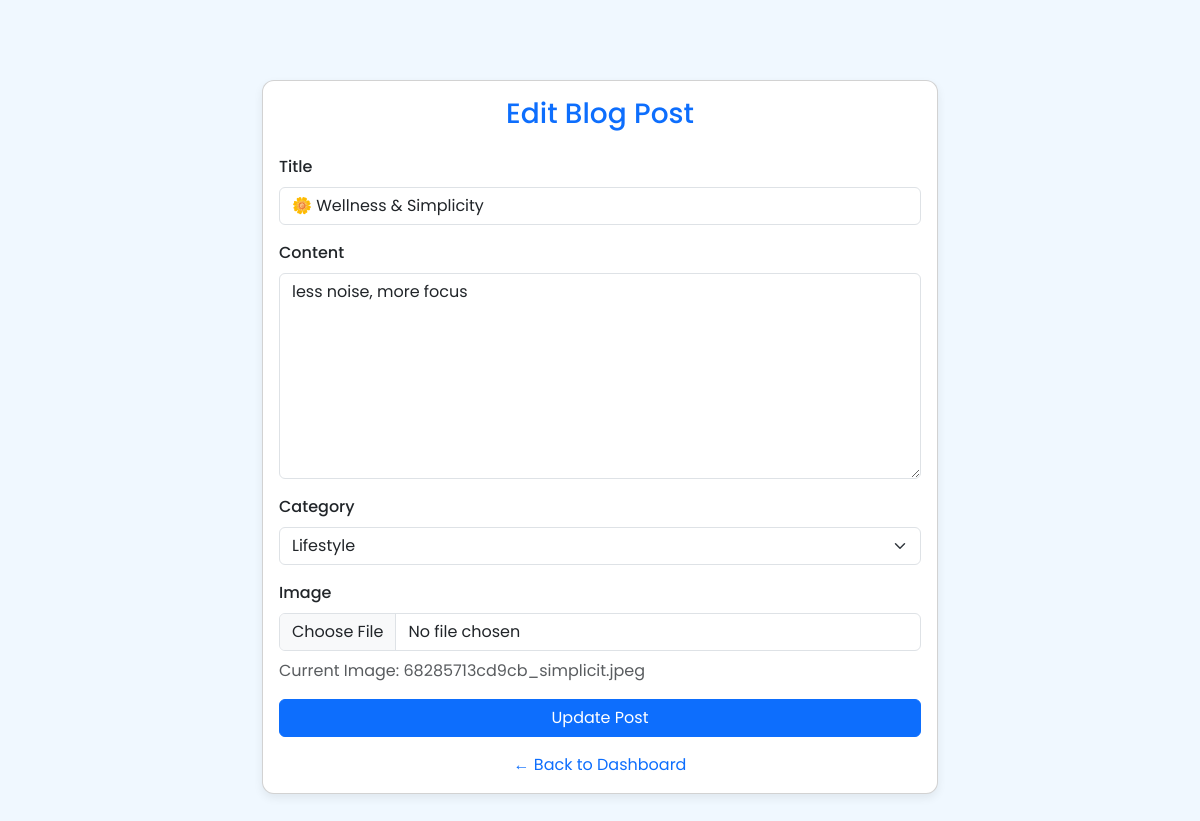
The app's page /edit_post.php?id=25 (signed in) with its own data.
### tables this page shows
CREATE TABLE `posts` (
  `id` int(11) NOT NULL,
  `title` varchar(255) NOT NULL,
  `content` text NOT NULL,
  `author_id` int(11) NOT NULL,
  `created_at` timestamp NOT NULL DEFAULT current_timestamp(),
  `category_id` int(11) DEFAULT NULL,
  `image` varchar(255) DEFAULT NULL
);

CREATE TABLE `categories` (
  `id` int(11) NOT NULL,
  `name` varchar(100) NOT NULL
);

### edit_post.php (the view, shortened to what this page needs)
<?php
require_once 'connection.php';
$post_id = isset($_GET['id']) ? (int) $_GET['id'] : 0;
$stmt = $conn->prepare("SELECT * FROM posts WHERE id = ?");
$stmt->bind_param("i", $post_id);
$stmt->execute();
$result = $stmt->get_result();
$post = $result->fetch_assoc();
$category_result = $conn->query("SELECT id, name FROM categories");
?>
<!DOCTYPE html>
<html lang="en">
<head>
    <link href="https://cdn.jsdelivr.net/npm/bootstrap@5.3.3/dist/css/bootstrap.min.css" rel="stylesheet">
</head>
<body>
<div class="container post-form-container">
    <div class="card">
        <div class="card-body">
            <h3 class="card-title text-center text-primary mb-4">Edit Blog Post</h3>
            <form action="edit_post.php?id=<?= $post_id ?>" method="post" enctype="multipart/form-data">
                <div class="mb-3">
                    <label class="form-label">Title</label>
                    <input type="text" name="title" class="form-control" value="<?= htmlspecialchars($post['title']) ?>" required>
                </div>
                <div class="mb-3">
                    <label class="form-label">Content</label>
                    <textarea name="content" rows="8" class="form-control" required><?= htmlspecialchars($post['content']) ?></textarea>
                </div>
                <div class="mb-3">
                    <label class="form-label">Category</label>
                    <select name="category_id" class="form-select" required>
                        <?php while ($cat = $category_result->fetch_assoc()): ?>
                            <option value="<?= $cat['id']; ?>" <?= $cat['id'] == $post['category_id'] ? 'selected' : '' ?>>
                                <?= htmlspecialchars($cat['name']); ?>
                            </option>
                        <?php endwhile; ?>
                    </select>
                </div>
                <div class="mb-3">
                    <label class="form-label">Image</label>
                    <input type="file" name="image" accept="image/*" class="form-control">
                    <?php if (!empty($post['image'])): ?>
                        <div class="mt-2 text-muted">Current Image: <?= htmlspecialchars(basename($post['image'])) ?></div>
                    <?php endif; ?>
                </div>
                <div class="d-grid">
                    <button type="submit" class="btn btn-primary">Update Post</button>
                </div>
            </form>
            <div class="text-center mt-3">
                <a href="dashboard.php" class="text-decoration-none">← Back to Dashboard</a>
            </div>
        </div>
    </div>
</div>
</body>
</html>

### edit_post.php (style rules this page uses)
body { background-color: #f0f8ff; font-family: 'Poppins', sans-serif; }
.post-form-container { max-width: 700px; margin: 80px auto; }
.card { border-radius: 12px; box-shadow: 0 4px 10px rgba(0, 0, 0, 0.07); }
.form-label { font-weight: 500; }

### records on screen
posts: title "🌼 Wellness & Simplicity", content "less noise, more focus", category_id "Lifestyle", image "68285713cd9cb_simplicit.jpeg"
